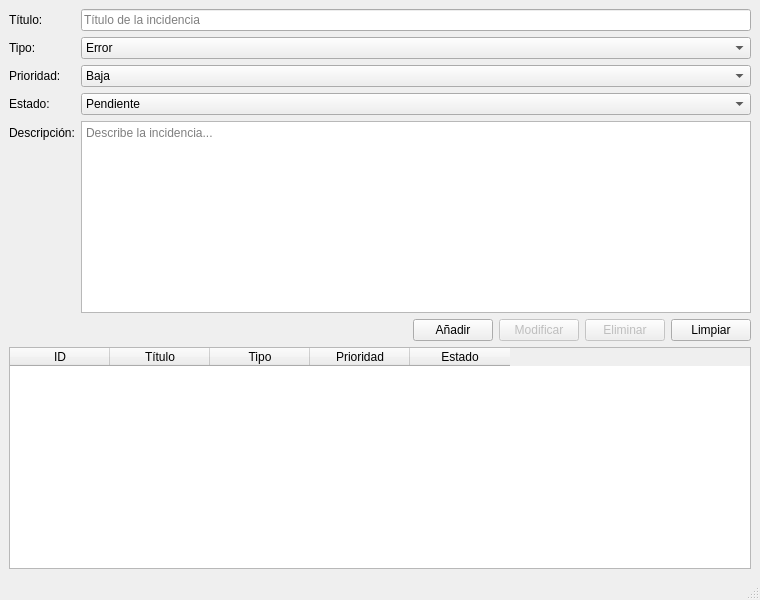
<?xml version="1.0" encoding="UTF-8"?>
<ui version="4.0">
 <class>VentanaPrincipal</class>
 <widget class="QMainWindow" name="VentanaPrincipal">
  <property name="geometry">
   <rect>
    <x>0</x>
    <y>0</y>
    <width>760</width>
    <height>600</height>
   </rect>
  </property>
  <property name="windowTitle">
   <string>BugTracker</string>
  </property>
  <widget class="QWidget" name="centralwidget">
   <layout class="QVBoxLayout" name="verticalLayout">
    <item>
     <layout class="QFormLayout" name="formLayout">
      <item row="0" column="0">
       <widget class="QLabel" name="lblTitulo">
        <property name="text">
         <string>Título:</string>
        </property>
       </widget>
      </item>
      <item row="0" column="1">
       <widget class="QLineEdit" name="txtTitulo">
        <property name="placeholderText">
         <string>Título de la incidencia</string>
        </property>
       </widget>
      </item>
      <item row="1" column="0">
       <widget class="QLabel" name="lblTipo">
        <property name="text">
         <string>Tipo:</string>
        </property>
       </widget>
      </item>
      <item row="1" column="1">
       <widget class="QComboBox" name="cmbTipo">
        <item>
         <property name="text">
          <string>Error</string>
         </property>
        </item>
        <item>
         <property name="text">
          <string>Mejora</string>
         </property>
        </item>
        <item>
         <property name="text">
          <string>Nueva funcionalidad</string>
         </property>
        </item>
       </widget>
      </item>
      <item row="2" column="0">
       <widget class="QLabel" name="lblPrioridad">
        <property name="text">
         <string>Prioridad:</string>
        </property>
       </widget>
      </item>
      <item row="2" column="1">
       <widget class="QComboBox" name="cmbPrioridad">
        <item>
         <property name="text">
          <string>Baja</string>
         </property>
        </item>
        <item>
         <property name="text">
          <string>Media</string>
         </property>
        </item>
        <item>
         <property name="text">
          <string>Alta</string>
         </property>
        </item>
        <item>
         <property name="text">
          <string>Crítica</string>
         </property>
        </item>
       </widget>
      </item>
      <item row="3" column="0">
       <widget class="QLabel" name="lblEstado">
        <property name="text">
         <string>Estado:</string>
        </property>
       </widget>
      </item>
      <item row="3" column="1">
       <widget class="QComboBox" name="cmbEstado">
        <item>
         <property name="text">
          <string>Pendiente</string>
         </property>
        </item>
        <item>
         <property name="text">
          <string>En proceso</string>
         </property>
        </item>
        <item>
         <property name="text">
          <string>Resuelta</string>
         </property>
        </item>
       </widget>
      </item>
      <item row="4" column="0">
       <widget class="QLabel" name="lblDescripcion">
        <property name="text">
         <string>Descripción:</string>
        </property>
       </widget>
      </item>
      <item row="4" column="1">
       <widget class="QTextEdit" name="txtDescripcion">
        <property name="placeholderText">
         <string>Describe la incidencia...</string>
        </property>
       </widget>
      </item>
     </layout>
    </item>
    <item>
     <layout class="QHBoxLayout" name="horizontalLayout">
      <item>
       <spacer name="horizontalSpacer">
        <property name="orientation">
         <enum>Qt::Orientation::Horizontal</enum>
        </property>
        <property name="sizeHint" stdset="0">
         <size>
          <width>40</width>
          <height>20</height>
         </size>
        </property>
       </spacer>
      </item>
      <item>
       <widget class="QPushButton" name="btnAnadir">
        <property name="text">
         <string>Añadir</string>
        </property>
       </widget>
      </item>
      <item>
       <widget class="QPushButton" name="btnModificar">
        <property name="enabled">
         <bool>false</bool>
        </property>
        <property name="text">
         <string>Modificar</string>
        </property>
       </widget>
      </item>
      <item>
       <widget class="QPushButton" name="btnEliminar">
        <property name="enabled">
         <bool>false</bool>
        </property>
        <property name="text">
         <string>Eliminar</string>
        </property>
       </widget>
      </item>
      <item>
       <widget class="QPushButton" name="btnLimpiar">
        <property name="text">
         <string>Limpiar</string>
        </property>
       </widget>
      </item>
     </layout>
    </item>
    <item>
     <widget class="QTableWidget" name="tblIncidencias">
      <property name="editTriggers">
       <set>QAbstractItemView::EditTrigger::NoEditTriggers</set>
      </property>
      <property name="selectionMode">
       <enum>QAbstractItemView::SelectionMode::SingleSelection</enum>
      </property>
      <property name="selectionBehavior">
       <enum>QAbstractItemView::SelectionBehavior::SelectRows</enum>
      </property>
      <column>
       <property name="text">
        <string>ID</string>
       </property>
      </column>
      <column>
       <property name="text">
        <string>Título</string>
       </property>
      </column>
      <column>
       <property name="text">
        <string>Tipo</string>
       </property>
      </column>
      <column>
       <property name="text">
        <string>Prioridad</string>
       </property>
      </column>
      <column>
       <property name="text">
        <string>Estado</string>
       </property>
      </column>
     </widget>
    </item>
   </layout>
  </widget>
  <widget class="QMenuBar" name="menubar">
   <property name="geometry">
    <rect>
     <x>0</x>
     <y>0</y>
     <width>760</width>
     <height>22</height>
    </rect>
   </property>
  </widget>
  <widget class="QStatusBar" name="statusbar"/>
 </widget>
 <tabstops>
  <tabstop>txtTitulo</tabstop>
  <tabstop>cmbTipo</tabstop>
  <tabstop>cmbPrioridad</tabstop>
  <tabstop>cmbEstado</tabstop>
  <tabstop>txtDescripcion</tabstop>
  <tabstop>btnAnadir</tabstop>
  <tabstop>btnModificar</tabstop>
  <tabstop>btnEliminar</tabstop>
  <tabstop>btnLimpiar</tabstop>
  <tabstop>tblIncidencias</tabstop>
 </tabstops>
 <resources/>
 <connections/>
</ui>
